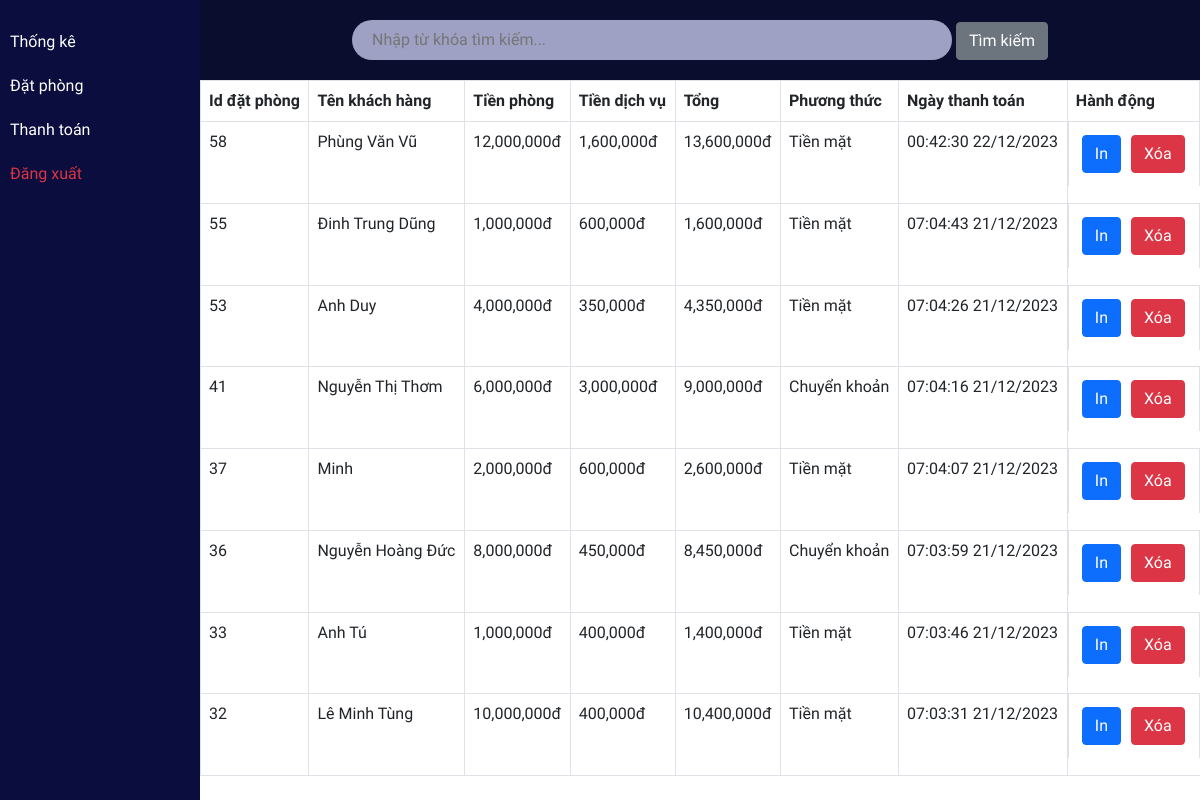
/views/payment.php (signed in), run on the app's committed database.
### tables this page shows
CREATE TABLE `payment` (
  `id` int(11) NOT NULL AUTO_INCREMENT,
  `reservation_id` int(11) NOT NULL,
  `room_total` int(15) NOT NULL,
  `service_total` int(15) NOT NULL,
  `final_total` int(15) NOT NULL,
  `method` varchar(50) NOT NULL,
  `created_at` timestamp NULL DEFAULT CURRENT_TIMESTAMP,
  PRIMARY KEY (`id`)
);

CREATE TABLE `reservation` (
  `id` int(11) NOT NULL AUTO_INCREMENT,
  `name` varchar(50) NOT NULL,
  `address` varchar(500) NOT NULL,
  `phone` varchar(15) NOT NULL,
  `email` varchar(50) NOT NULL,
  `no_room` int(5) NOT NULL,
  `no_guess` int(5) NOT NULL,
  `check_in` date NOT NULL,
  `check_out` date NOT NULL,
  `no_day` int(5) NOT NULL,
  `status` tinyint(1) NOT NULL,
  `note` varchar(500) DEFAULT NULL,
  `created_at` timestamp NULL DEFAULT CURRENT_TIMESTAMP,
  PRIMARY KEY (`id`)
);

### models/payment.php (called while the page is built, shortened)
<?php
class payment {
    public static function getAllPayment(){
        global $conn;
        $sql = "SELECT payment.*, reservation.name FROM payment
        JOIN reservation ON reservation.id=payment.reservation_id
        ORDER BY payment.created_at DESC";
        $result = mysqli_query($conn, $sql);
        $payments = [];
        if ($result) {
            while ($row = mysqli_fetch_assoc($result)) {
                $payments[] = $row;
            }
        }
        return $payments;
    }
}
?>

### controllers/paymentController.php (called while the page is built, shortened)
<?php
include '../models/payment.php';
class paymentController {
    public function getAllPayment() {
        $payment = payment::getAllPayment();
        return $payment;
    }
}
?>

### views/payment.php (the view, shortened to what this page needs)
<?php include 'header.php'; ?>
<?php
include '../controllers/paymentController.php';
$controller = new paymentController();
$keyword = isset($_REQUEST["keyword"]) ? $_REQUEST["keyword"] : "";
if (isset($_GET['keyword'])){
    $result = $controller->findPayment($keyword);
}
else {
    $result = $controller->getAllPayment();
}
?>
<?php include('sidebar.php')?>
  <div class="main-content">
	<div class="searchsection">
    <form action="" method="GET" class="w-75">
        <center>
            <input type="text" name="keyword" id="search_bar" placeholder="Nhập từ khóa tìm kiếm..." value="<?php echo $keyword ?>">
            <button class="btn btn-secondary" type="submit">Tìm kiếm</button>
        </center>
    </form>
    </div>
    <div class="room">
        <table class="table table-bordered" id="table-data">
            <thead>
                <tr>
                    <th scope="col">Id đặt phòng</th>
                    <th scope="col">Tên khách hàng</th>
                    <th scope="col">Tiền phòng</th>
                    <th scope="col">Tiền dịch vụ</th>
					<th scope="col">Tổng</th>
					<th scope="col">Phương thức</th>
                    <th scope="col">Ngày thanh toán</th>
                    <th scope="col">Hành động</th>
                </tr>
            </thead>
            <tbody>
            <?php
            if (!empty($result)) {
                foreach ($result as $res) {
            ?>
                <tr>
                    <td><?php echo $res['reservation_id'] ?></td>
                    <td><?php echo $res['name'] ?></td>
                    <td><?php echo number_format($res['room_total']) ?>đ</td>
					<td><?php echo number_format($res['service_total']) ?>đ</td>
					<td><?php echo number_format($res['final_total']) ?>đ</td>
                    <td><?php echo $res['method'] ?></td>
					<td><?php echo date('H:i:s d/m/Y', strtotime($res["created_at"])) ?></td>
                    <td class="action">
                        <a href="invoiceprint.php?id=<?php echo $res['reservation_id']?>"><button class="btn btn-primary ">In</button></a>
                        <?php if(isset($_SESSION['staffRole']) && $_SESSION['staffRole']=='Admin'){ ?>
						<a href="payment.php?delete=<?php echo $res['reservation_id']?>"  onclick="return confirm('Bạn có chắc muốn xóa hóa đơn #<?php echo $res['reservation_id']?> không?')"><button class="btn btn-danger">Xóa</button></a>
                        <?php } ?>
                    </td>
                </tr>
            <?php
             }
            } else {
                echo "<tr><td colspan='8' style='text-align: center;'>Không tìm thấy kết quả phù hợp.</td></tr>";
            }
            ?>
            </tbody>
        </table>
    </div>
  </div>
<?php include('footer.php') ?>

### views/header.php (shortened to what this page needs)
<!DOCTYPE html>
<html lang="en">
<head>
    <link rel="stylesheet" href="https://cdnjs.cloudflare.com/ajax/libs/font-awesome/6.2.0/css/all.min.css" />
    <link href="https://cdn.jsdelivr.net/npm/bootstrap@5.0.2/dist/css/bootstrap.min.css" rel="stylesheet">
    <link rel="stylesheet" href="../css/room.css">
    <link rel="stylesheet" href="../css/roombook.css">
    <link rel="stylesheet" href="../css/dashboard.css">
    <link rel="stylesheet" href="//cdnjs.cloudflare.com/ajax/libs/morris.js/0.5.1/morris.css">
</head>
<body>

### views/sidebar.php
<div class="sidebar">
    <a href="dashboard.php">Thống kê</a>
    <a href="reservation.php">Đặt phòng</a>
    <a href="payment.php">Thanh toán</a>
    <a href="logout.php"><span class="text-danger">Đăng xuất</span></a>
</div>

### views/footer.php (shortened to what this page needs)
</body>
</html>

### css/room.css (style rules this page uses)
:root { --bg-text-shadow: 0 2px 4px rgb(13 0 77 / 8%), 0 3px 6px rgb(13 0 77 / 8%), 0 8px 16px rgb(13 0 77 / 8%); --bg-box-shadow: 0px 0px 20px 6px rgba(8, 8, 15, 0.31); }
* { margin: 0; padding: 0; font-family: Consolas, sans-serif; }
.room { display: flex; position: relative; height: 89vh; overflow-y: scroll; justify-content: space-evenly; flex-wrap: wrap; }

### css/roombook.css (style rules this page uses)
:root { --bg-text-shadow: 0 2px 4px rgb(13 0 77 / 8%), 0 3px 6px rgb(13 0 77 / 8%), 0 8px 16px rgb(13 0 77 / 8%); --bg-box-shadow: 0px 0px 20px 6px rgba(26, 30, 164, 0.31); }
body { background-color: #ffff; }
* { margin: 0; padding: 0; font-family: Consolas, sans-serif; }
.searchsection { height: 80px; width: 100%; display: flex; justify-content: space-evenly; align-items: center; background-color: #0a0d2d; position: relative; z-index: 500; }
#search_bar { height: 40px; width: 80%; border: none; background-color: rgba(195, 198, 233, 0.8); padding-left: 20px; border-radius: 30px; }
a { color: black; }
.action a { text-decoration: none; }
.action button { display: flex; flex-wrap: wrap; margin: 5px; }

### css/dashboard.css (style rules this page uses)
:root { --bg-text-shadow: 0 2px 4px rgb(13 0 77 / 8%), 0 3px 6px rgb(13 0 77 / 8%), 0 8px 16px rgb(13 0 77 / 8%); --bg-box-shadow: 0px 0px 20px 6px rgba(26, 30, 164, 0.31); }
* { margin: 0; padding: 0; font-family: Consolas, sans-serif; }
td.action { display: flex; }
.sidebar { height: 100%; width: 200px; position: fixed; top: 0; left: 0; background-color: #0a0d3d; padding-top: 20px; }
.sidebar a { padding: 10px; text-decoration: none; display: block; color: #fff; }
.main-content { margin-left: 200px; }

### data on the page
payment: reservation "58", reservation.name "Phùng Văn Vũ", room_total "12,000,000", service_total "1,600,000", final_total "13,600,000", method "Tiền mặt", created_at "00:42:30 22/12/2023"
payment: reservation "55", reservation.name "Đinh Trung Dũng", room_total "1,000,000", service_total "600,000", final_total "1,600,000", method "Tiền mặt", created_at "07:04:43 21/12/2023"
payment: reservation "53", reservation.name "Anh Duy", room_total "4,000,000", service_total "350,000", final_total "4,350,000", method "Tiền mặt", created_at "07:04:26 21/12/2023"
payment: reservation "41", reservation.name "Nguyễn Thị Thơm", room_total "6,000,000", service_total "3,000,000", final_total "9,000,000", method "Chuyển khoản", created_at "07:04:16 21/12/2023"
payment: reservation "37", reservation.name "Minh", room_total "2,000,000", service_total "600,000", final_total "2,600,000", method "Tiền mặt", created_at "07:04:07 21/12/2023"
payment: reservation "36", reservation.name "Nguyễn Hoàng Đức", room_total "8,000,000", service_total "450,000", final_total "8,450,000", method "Chuyển khoản", created_at "07:03:59 21/12/2023"
payment: reservation "33", reservation.name "Anh Tú", room_total "1,000,000", service_total "400,000", final_total "1,400,000", method "Tiền mặt", created_at "07:03:46 21/12/2023"
payment: reservation "32", reservation.name "Lê Minh Tùng", room_total "10,000,000", service_total "400,000", final_total "10,400,000", method "Tiền mặt", created_at "07:03:31 21/12/2023"
